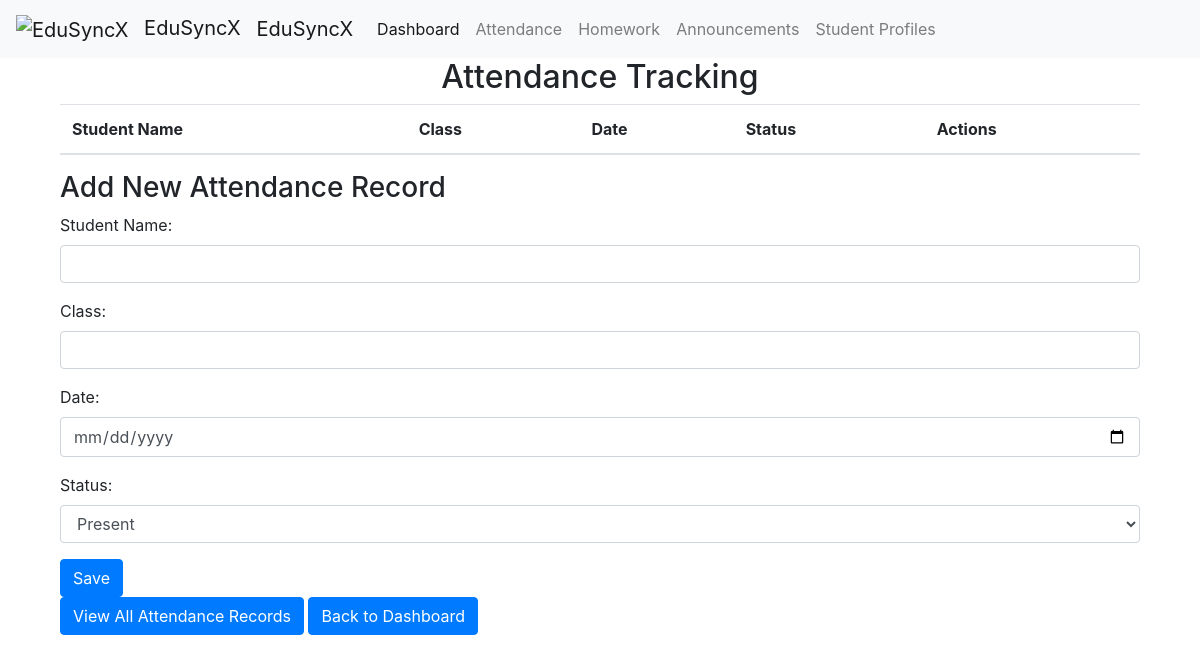
Before: /attendance/ with the older database file.
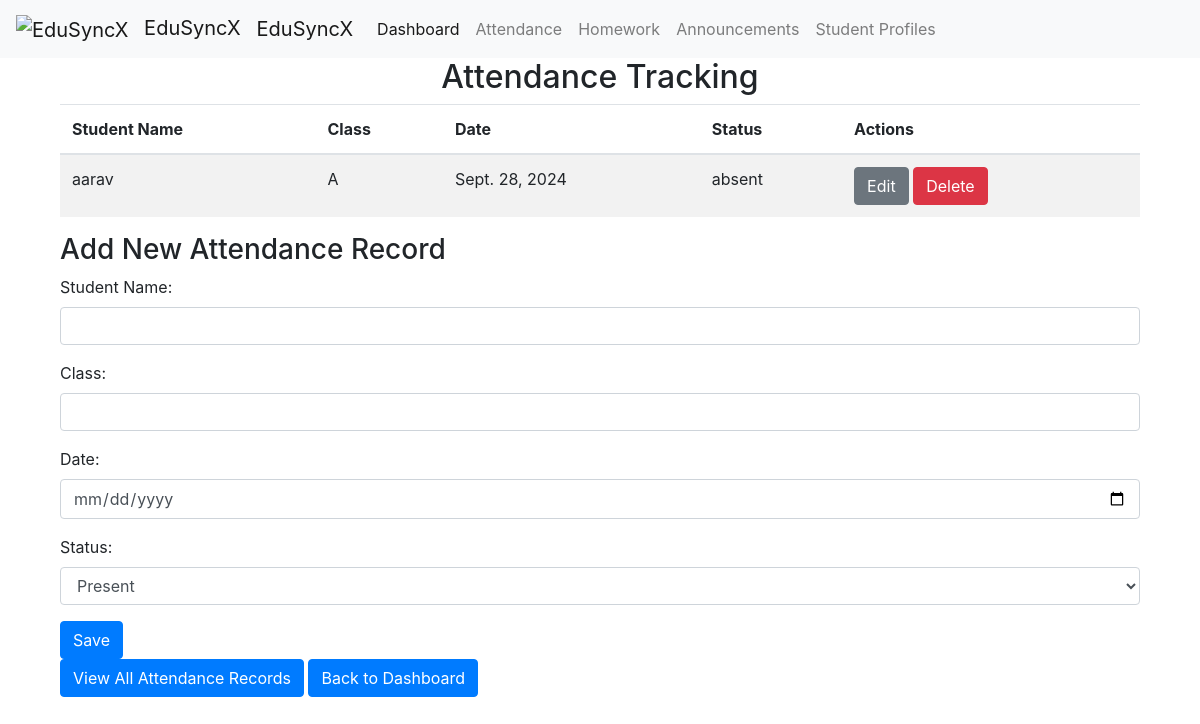
After: the same page with the newer database file.
### attendance/models.py (models this page shows)
class Attendance(models.Model):
    student_name = models.CharField(max_length=255)
    class_name = models.CharField(max_length=255)
    date = models.DateField()
    status = models.CharField(max_length=10, choices=[('present', 'Present'), ('absent', 'Absent'), ('late', 'Late')])

### attendance/views.py (the view)
# urls.py: path('', views.attendance_view, name='attendance'),
def attendance_view(request):
    attendance_data = Attendance.objects.all().order_by('-id')[:5]
    if request.method == 'POST':
        form = AttendanceForm(request.POST)
        if form.is_valid():
            form.save()
            return redirect('attendance')
    else:
        form = AttendanceForm()
    return render(request, 'attendance/attendance.html', {'attendance_data': attendance_data, 'form': form})

### attendance/forms.py
class AttendanceForm(forms.ModelForm):
    class Meta:
        model = Attendance
        fields = ('student_name', 'class_name', 'date', 'status')

### attendance/templates/attendance/attendance.html (shortened to what this page needs)
{% extends 'base.html' %}
{% block content %}
  <div class="container">
    <div class="row">
      <div class="col-md-12">
        <h2 class="text-center">Attendance Tracking</h2>
      </div>
    </div>
    <div class="row">
      <div class="col-md-12">
        <table class="table table-striped">
          <thead>
            <tr>
              <th>Student Name</th>
              <th>Class</th>
              <th>Date</th>
              <th>Status</th>
              <th>Actions</th>
            </tr>
          </thead>
          <tbody>
            {% for attendance in attendance_data %}
              <tr>
                <td>{{ attendance.student_name }}</td>
                <td>{{ attendance.class_name }}</td>
                <td>{{ attendance.date }}</td>
                <td>{{ attendance.status }}</td>
                <td>
                  <button class="btn btn-secondary" id="edit-attendance-btn"><a href="{% url 'edit_attendance' attendance.id %}" style="color: white;">Edit</a></button>
                  <button class="btn btn-danger" id="delete-attendance-btn"><a href="{% url 'delete_attendance' attendance.id %}" style="color: white;">Delete</a></button>
                </td>
              </tr>
            {% endfor %}
          </tbody>
        </table>
      </div>
    </div>
    <div class="row">
      <div class="col-md-12">
        <div class="attendance-form" id="attendance-form">
          <h3>Add New Attendance Record</h3>
          <form method="post">
            <div class="form-group">
              <label for="student-name">Student Name:</label>
              <input type="text" id="student-name" name="student_name" class="form-control">
            </div>
            <div class="form-group">
              <label for="class-name">Class:</label>
              <input type="text" id="class-name" name="class_name" class="form-control">
            </div>
            <div class="form-group">
              <label for="date">Date:</label>
              <input type="date" id="date" name="date" class="form-control">
            </div>
            <div class="form-group">
              <label for="status">Status:</label>
              <select id="status" name="status" class="form-control">
                <option value="present">Present</option>
              </select>
            </div>
            <button class="btn btn-primary" id="save-attendance-btn">Save</button>
          </form>
        </div>
      </div>
    </div>
    <div class="row">
      <div class="col-md-12">
        <button class="btn btn-primary" id="view-all-attendance-btn"><a href="{% url 'all_attendance' %}" style="color: white;">View All Attendance Records</a></button>
        <button class="btn btn-primary" id="back-to-dashboard-btn"><a href="{% url 'dashboard' %}" style="color: white;">Back to Dashboard</a></button>
      </div>
    </div>
  </div>
{% endblock %}

### templates/base.html (shortened to what this page needs)
<!DOCTYPE html>
<html>
<head>
  <link rel="stylesheet" href="https://maxcdn.bootstrapcdn.com/bootstrap/4.0.0/css/bootstrap.min.css">
</head>
<body>
  <nav class="navbar navbar-expand-lg navbar-light bg-light">
    <a class="navbar-brand" href="{% url 'dashboard' %}">
      <img src="iasdf.jpg" alt="EduSyncX" width="30" height="30" style="margin-right: 10px;">
      EduSyncX
    </a>
    <a class="navbar-brand" href="{% url 'dashboard' %}">EduSyncX</a>
    <div class="collapse navbar-collapse" id="navbarSupportedContent">
      <ul class="navbar-nav mr-auto">
        <li class="nav-item active">
          <a class="nav-link" href="{% url 'dashboard' %}">Dashboard</a>
        </li>
        <li class="nav-item">
          <a class="nav-link" href="{% url 'attendance' %}">Attendance</a>
        </li>
        <li class="nav-item">
          <a class="nav-link" href="{% url 'homework' %}">Homework</a>
        </li>
        <li class="nav-item">
          <a class="nav-link" href="{% url 'announcements' %}">Announcements</a>
        </li>
        <li class="nav-item">
          <a class="nav-link" href="{% url 'student_profiles' %}">Student Profiles</a>
        </li>
      </ul>
    </div>
  </nav>
  <div class="container">
    {% block content %}{% endblock %}
  </div>
</body>
</html>

Changed rows visible on the page:
added Attendance: student_name "aarav", class_name "A", date "Sept. 28, 2024", status "absent"
